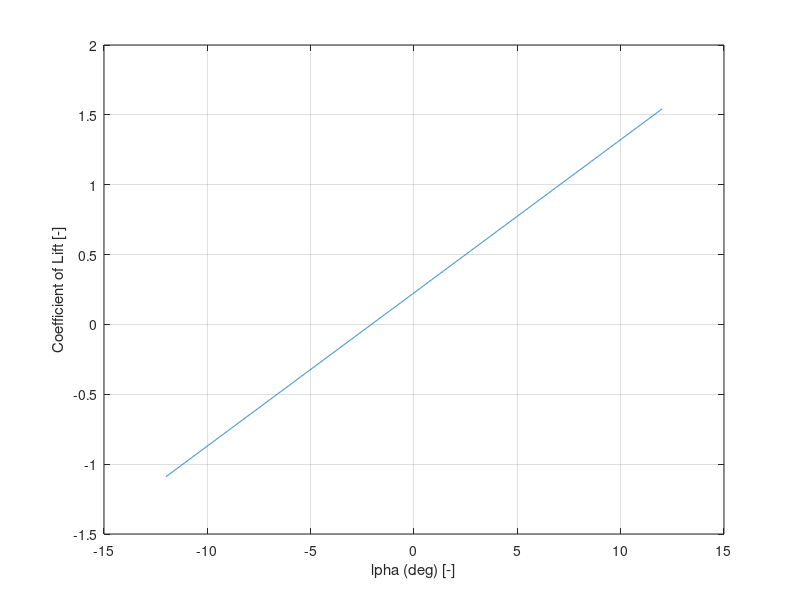

Write the MATLAB code that produced this figure.
clear all;
close all;
alpha = -12:0.01:12;
alpha = alpha.*pi/180;
cl = 2.*pi.*(alpha+0.036);
figure(1);
plot(alpha.*180./pi, cl)
grid on;
xlabel("\alpha (deg) [-]");
ylabel("Coefficient of Lift [-]");
